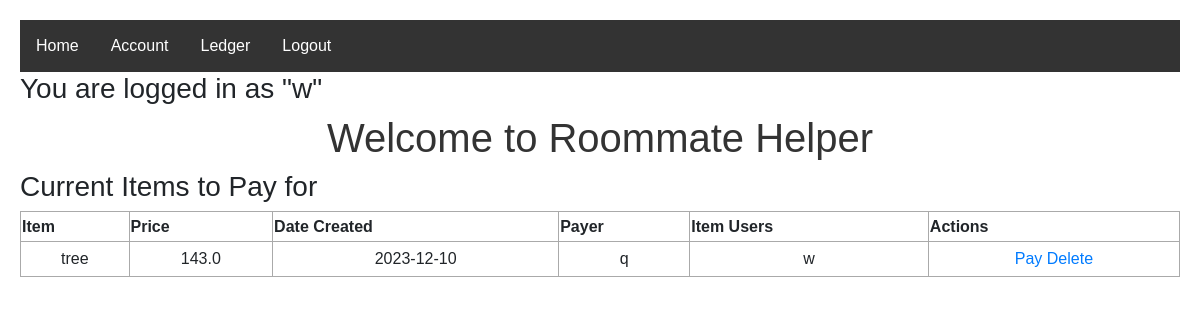
Before: / (signed in) with the older database file.
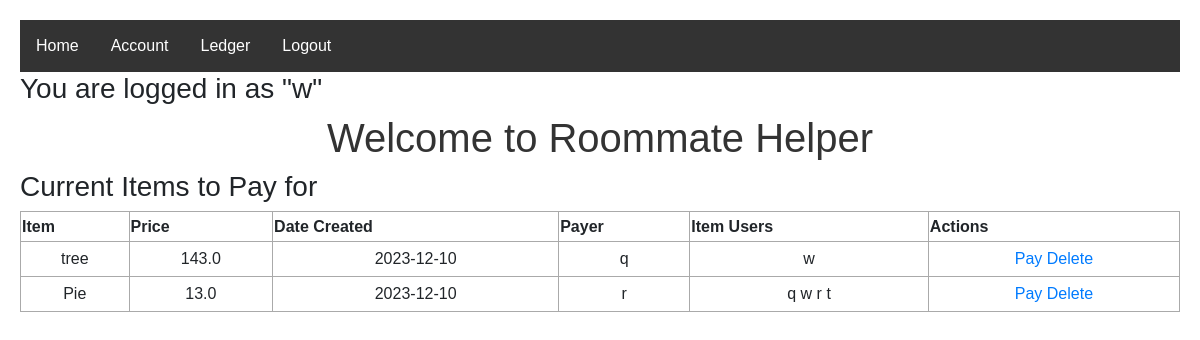
After: the same page with the newer database file.
### app.py (models this page shows, shortened)
class Items(db.Model):
    __tablename__ = 'items'
    id = db.Column(db.Integer, primary_key=True)
    itemName = db.Column(db.String(200), nullable=False)
    itemPrice = db.Column(db.Float, nullable=False)
    payerID = db.Column(db.Integer, db.ForeignKey('users.id'))
    date_created = db.Column(db.DateTime, default=datetime.utcnow)

class Users(UserMixin, db.Model):
    __tablename__ = 'users'
    id = db.Column(db.Integer, primary_key=True)
    username = db.Column(db.String(250), unique=True, nullable=False)
    password = db.Column(db.String(250), nullable=False)
    balance = db.Column(db.Float, nullable=False)
    date_created = db.Column(db.DateTime, default=datetime.utcnow)
    items = db.relationship('Items', secondary='user_items', backref='users')

### app.py (the view)
@app.route('/', methods=['POST', 'GET'])
def index():
    users = Users.query.order_by(Users.date_created).all()
    items = Items.query.order_by(Items.date_created).all()
    return render_template('index.html', items=items, users=users)

### app.py (called while the page is built)
@login_manager.user_loader
def loader_user(user_id):
    return Users.query.get(user_id)

### templates/index.html (shortened to what this page needs)
{% extends 'base.html' %}
{% block body %}
<h1>Welcome to Roommate Helper</h1>
    {% if current_user.is_authenticated %}
        <h3>Current Items to Pay for</h3>
        <table>
            <tr>
                <th>Item</th>
                <th>Price</th>
                <th>Date Created</th>
                <th>Payer</th>
                <th>Item Users</th>
                <th>Actions</th>
            </tr>
            {% for item in items %}
                {% if current_user in item.users and current_user.id != item.payerID%}
                <tr>
                    <td>{{ item.itemName }}</td>
                    <td>{{ item.itemPrice }}</td>
                    <td>{{ item.date_created.date() }}</td>
                    <td>
                        {% for user in users %}
                            {% if user.id == item.payerID %}
                                {{ user.username }}
                            {% endif %}
                        {% endfor %}
                    </td>
                    <td>
                        {% for user in item.users %}
                            {{ user.username }}
                        {% endfor %}
                    </td>
                    <td>
                        <a href="/pay/{{ item.id }}">Pay</a>
                        <a href="/deleteItem/{{ item.id }}">Delete</a>
                    </td>
                </tr>
                {% endif %}
        {% endfor %}
        </table>
    {% else %}
       <h3>Please log in or register to continue</h3>
    {% endif %}
{% endblock %}

### templates/base.html (shortened to what this page needs)
<!DOCTYPE html>
<html lang="en">
  <head>
    <link rel="stylesheet" href="https://cdn.jsdelivr.net/npm/bootstrap@4.3.1/dist/css/bootstrap.min.css">
    <link rel="stylesheet" href="{{ url_for('static', filename='css/main.css') }}">
  </head>
  <body>
  {% if current_user.is_authenticated %}
    <nav>
      <a href="{{ url_for('index') }}">Home</a>
      <a href="{{ url_for('account') }}">Account</a>
      <a href="{{ url_for('ledger') }}">Ledger</a>
      <a href="/logout">Logout</a>
    </nav>
    <h3>You are logged in as "{{ current_user.username }}"</h3>
  {% endif %}
  {% block body %}{% endblock %}
  </body>
</html>

Changed rows visible on the page:
added Items: itemName "Pie", itemPrice "13.0", date_created "2023-12-10", Users (username "q"), Users (username "w")
added Users: username "r"
added Users: username "t", shown under "Pie"
